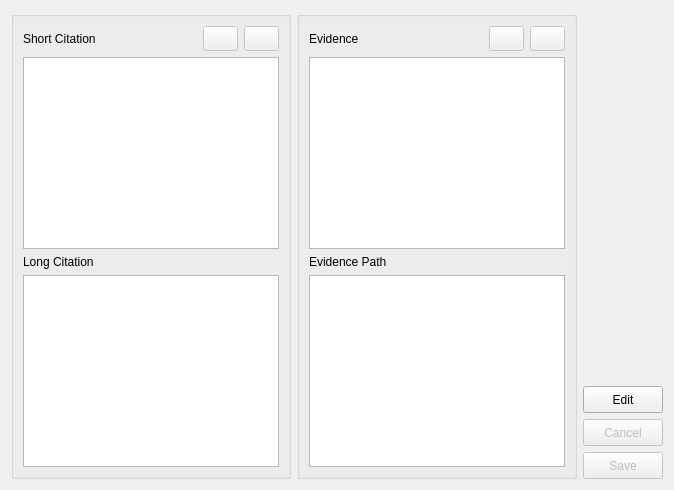
          <widget class="QWidget" name="tab_Bibliography">
           <attribute name="title">
            <string>Bibliography/Evidence</string>
           </attribute>
           <layout class="QGridLayout" name="gridLayout_15">
            <item row="0" column="0" rowspan="4">
             <widget class="QGroupBox" name="groupBox_Cultural_2">
              <property name="minimumSize">
               <size>
                <width>250</width>
                <height>180</height>
               </size>
              </property>
              <property name="maximumSize">
               <size>
                <width>500</width>
                <height>16777215</height>
               </size>
              </property>
              <property name="title">
               <string/>
              </property>
              <layout class="QGridLayout" name="gridLayout_14">
               <item row="0" column="0">
                <widget class="QLabel" name="label_8">
                 <property name="text">
                  <string>Short Citation</string>
                 </property>
                </widget>
               </item>
               <item row="0" column="1">
                <widget class="QToolButton" name="toolButton_Cultural_add_2">
                 <property name="enabled">
                  <bool>false</bool>
                 </property>
                 <property name="minimumSize">
                  <size>
                   <width>35</width>
                   <height>25</height>
                  </size>
                 </property>
                 <property name="maximumSize">
                  <size>
                   <width>35</width>
                   <height>25</height>
                  </size>
                 </property>
                 <property name="text">
                  <string/>
                 </property>
                 <property name="icon">
                  <iconset resource="Icons.qrc">
                   <normaloff>:/buttons/add</normaloff>:/buttons/add</iconset>
                 </property>
                </widget>
               </item>
               <item row="0" column="2">
                <widget class="QToolButton" name="toolButton_Cultural_delete_2">
                 <property name="enabled">
                  <bool>false</bool>
                 </property>
                 <property name="minimumSize">
                  <size>
                   <width>35</width>
                   <height>25</height>
                  </size>
                 </property>
                 <property name="maximumSize">
                  <size>
                   <width>35</width>
                   <height>25</height>
                  </size>
                 </property>
                 <property name="text">
                  <string/>
                 </property>
                 <property name="icon">
                  <iconset resource="Icons.qrc">
                   <normaloff>:/buttons/delete</normaloff>:/buttons/delete</iconset>
                 </property>
                </widget>
               </item>
               <item row="1" column="0" colspan="3">
                <widget class="QTableView" name="tableViewBibliography">
                 <property name="minimumSize">
                  <size>
                   <width>200</width>
                   <height>25</height>
                  </size>
                 </property>
                 <property name="showGrid">
                  <bool>false</bool>
                 </property>
                 <attribute name="horizontalHeaderVisible">
                  <bool>false</bool>
                 </attribute>
                 <attribute name="verticalHeaderVisible">
                  <bool>false</bool>
                 </attribute>
                </widget>
               </item>
               <item row="2" column="0">
                <widget class="QLabel" name="label_9">
                 <property name="text">
                  <string>Long Citation</string>
                 </property>
                </widget>
               </item>
               <item row="3" column="0" colspan="3">
                <widget class="QTextEdit" name="textEdit_Bibliography"/>
               </item>
              </layout>
             </widget>
            </item>
            <item row="0" column="1" rowspan="4">
             <widget class="QGroupBox" name="groupBox_2">
              <property name="minimumSize">
               <size>
                <width>250</width>
                <height>180</height>
               </size>
              </property>
              <property name="title">
               <string/>
              </property>
              <layout class="QGridLayout" name="gridLayout_16">
               <item row="0" column="0">
                <widget class="QLabel" name="label_10">
                 <property name="text">
                  <string>Evidence</string>
                 </property>
                </widget>
               </item>
               <item row="0" column="1">
                <widget class="QToolButton" name="toolButton_Cultural_add_3">
                 <property name="enabled">
                  <bool>false</bool>
                 </property>
                 <property name="minimumSize">
                  <size>
                   <width>35</width>
                   <height>25</height>
                  </size>
                 </property>
                 <property name="maximumSize">
                  <size>
                   <width>35</width>
                   <height>25</height>
                  </size>
                 </property>
                 <property name="text">
                  <string/>
                 </property>
                 <property name="icon">
                  <iconset resource="Icons.qrc">
                   <normaloff>:/buttons/add</normaloff>:/buttons/add</iconset>
                 </property>
                </widget>
               </item>
               <item row="0" column="2">
                <widget class="QToolButton" name="toolButton_Cultural_delete_3">
                 <property name="enabled">
                  <bool>false</bool>
                 </property>
                 <property name="minimumSize">
                  <size>
                   <width>35</width>
                   <height>25</height>
                  </size>
                 </property>
                 <property name="maximumSize">
                  <size>
                   <width>35</width>
                   <height>25</height>
                  </size>
                 </property>
                 <property name="text">
                  <string/>
                 </property>
                 <property name="icon">
                  <iconset resource="Icons.qrc">
                   <normaloff>:/buttons/delete</normaloff>:/buttons/delete</iconset>
                 </property>
                </widget>
               </item>
               <item row="1" column="0" colspan="3">
                <widget class="QTableView" name="tableViewEvidence">
                 <property name="minimumSize">
                  <size>
                   <width>200</width>
                   <height>25</height>
                  </size>
                 </property>
                 <property name="showGrid">
                  <bool>false</bool>
                 </property>
                 <attribute name="horizontalHeaderVisible">
                  <bool>false</bool>
                 </attribute>
                 <attribute name="verticalHeaderVisible">
                  <bool>false</bool>
                 </attribute>
                </widget>
               </item>
               <item row="2" column="0">
                <widget class="QLabel" name="label_11">
                 <property name="text">
                  <string>Evidence Path</string>
                 </property>
                </widget>
               </item>
               <item row="3" column="0" colspan="3">
                <widget class="QTextEdit" name="textEdit_Evidence"/>
               </item>
              </layout>
             </widget>
            </item>
            <item row="0" column="2">
             <spacer name="verticalSpacer_7">
              <property name="orientation">
               <enum>Qt::Vertical</enum>
              </property>
              <property name="sizeHint" stdset="0">
               <size>
                <width>20</width>
                <height>195</height>
               </size>
              </property>
             </spacer>
            </item>
            <item row="1" column="2">
             <widget class="QPushButton" name="pushButton_Edit_Cultural_2">
              <property name="minimumSize">
               <size>
                <width>80</width>
                <height>27</height>
               </size>
              </property>
              <property name="maximumSize">
               <size>
                <width>80</width>
                <height>27</height>
               </size>
              </property>
              <property name="text">
               <string>Edit</string>
              </property>
              <property name="icon">
               <iconset resource="Icons.qrc">
                <normaloff>:/buttons/edit</normaloff>:/buttons/edit</iconset>
              </property>
             </widget>
            </item>
            <item row="2" column="2">
             <widget class="QPushButton" name="pushButton_Cancel_Cultural_2">
              <property name="enabled">
               <bool>false</bool>
              </property>
              <property name="minimumSize">
               <size>
                <width>80</width>
                <height>27</height>
               </size>
              </property>
              <property name="maximumSize">
               <size>
                <width>80</width>
                <height>27</height>
               </size>
              </property>
              <property name="text">
               <string>Cancel</string>
              </property>
              <property name="icon">
               <iconset resource="Icons.qrc">
                <normaloff>:/buttons/cancel</normaloff>:/buttons/cancel</iconset>
              </property>
             </widget>
            </item>
            <item row="3" column="2">
             <widget class="QPushButton" name="pushButton_Save_Cultural_2">
              <property name="enabled">
               <bool>false</bool>
              </property>
              <property name="minimumSize">
               <size>
                <width>80</width>
                <height>27</height>
               </size>
              </property>
              <property name="maximumSize">
               <size>
                <width>80</width>
                <height>27</height>
               </size>
              </property>
              <property name="text">
               <string>Save</string>
              </property>
              <property name="icon">
               <iconset resource="Icons.qrc">
                <normaloff>:/buttons/save</normaloff>:/buttons/save</iconset>
              </property>
             </widget>
            </item>
           </layout>
          </widget>
